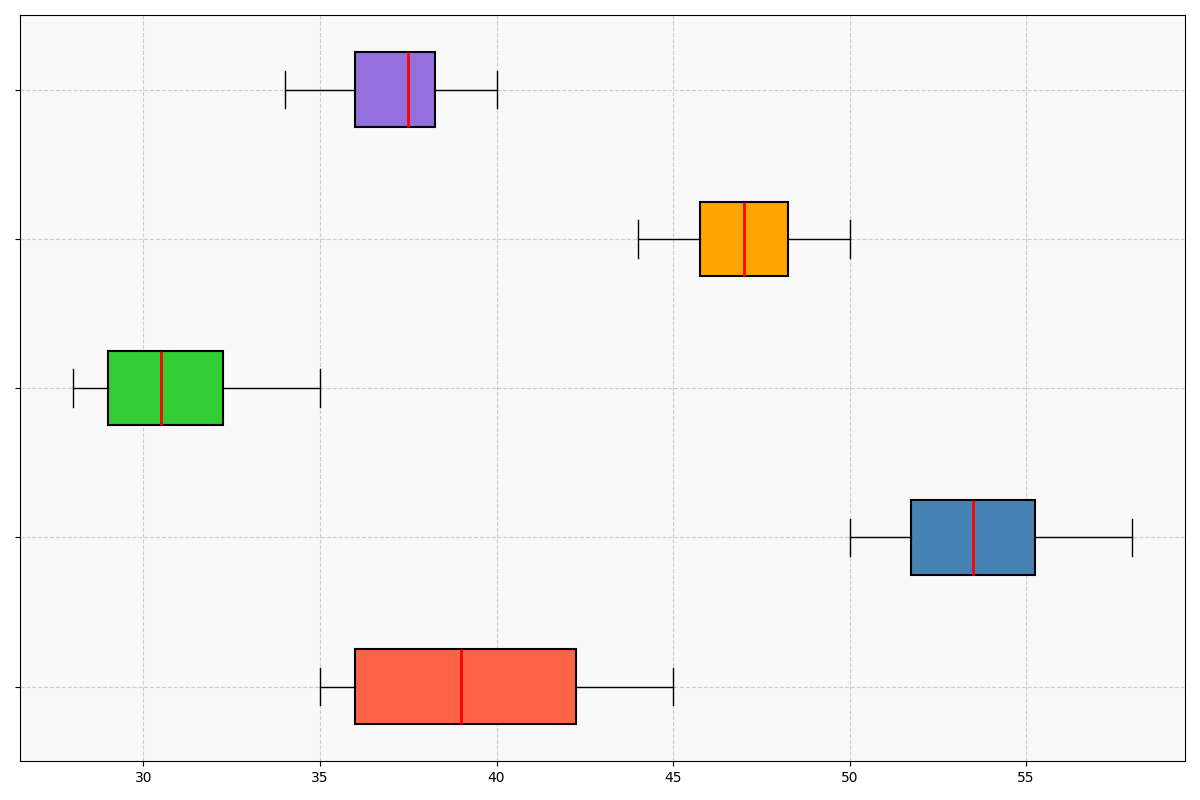

Source code (Python):
import matplotlib.pyplot as plt

# Data representing monthly temperatures (in °C) at five different wells
well_temps = [
    [35, 36, 38, 40, 42, 45, 43, 41, 44, 37, 36, 35],  # Well A
    [50, 52, 54, 56, 55, 57, 58, 54, 53, 51, 52, 50],  # Well B
    [28, 30, 29, 31, 33, 35, 34, 32, 31, 30, 29, 28],  # Well C
    [45, 46, 47, 48, 49, 50, 49, 48, 47, 46, 45, 44],  # Well D
    [39, 38, 37, 36, 35, 34, 36, 38, 40, 39, 38, 37]   # Well E
]

fig, ax = plt.subplots(figsize=(12, 8))

bp = ax.boxplot(well_temps, patch_artist=True, notch=False, vert=False,
                boxprops=dict(color='black', linewidth=1.5),
                medianprops=dict(color='red', linewidth=2),
                whiskerprops=dict(color='black'),
                capprops=dict(color='black'),
                flierprops=dict(marker='o', color='blue', alpha=0.5))

new_colors = ['#FF6347', '#4682B4', '#32CD32', '#FFA500', '#9370DB']
for patch, color in zip(bp['boxes'], new_colors):
    patch.set_facecolor(color)

ax.set_yticklabels([])
ax.grid(True, linestyle='--', alpha=0.6)
ax.set_facecolor('#f9f9f9')
plt.tight_layout()

plt.show()
